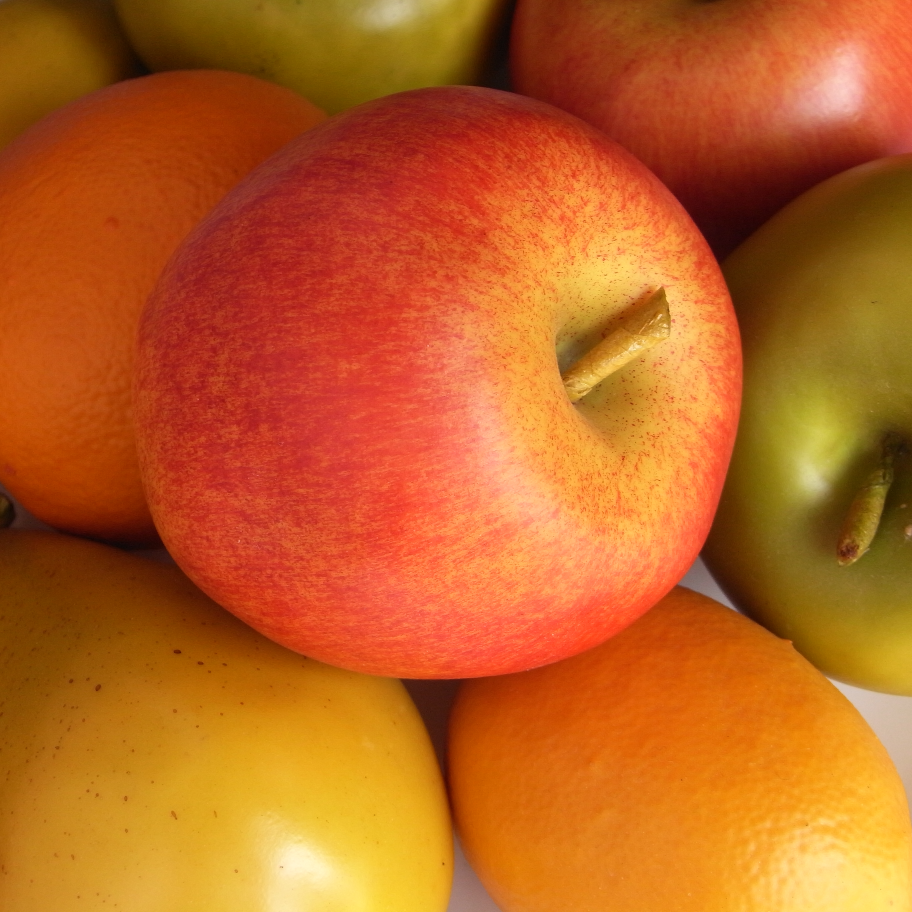
#> input picture image2.jpg, 2736 x 2736 px, given in place of the camera (shown at 1/3 size)
$ jupyter execute 'Image processing.ipynb'   (text cells are left out)
#> lines starting #> are read from the running program, lines starting #| are printed output that depends on the picture; after the words box and inside, x2 and y2 are one past the last pixel; in counts of white or black regions, pixels touching at a corner belong together
[cell 1]
import cv2
import numpy as np
import matplotlib.pyplot as plt

[cell 2]
# 변환 flag
color_flag = [i for i in dir(cv2) if i.startswith("COLOR_")]
print(color_flag)

[cell 3]
cap = cv2.VideoCapture(0)

while True:
    ret, frame = cap.read()
#> frame is the input picture: shape (2736, 2736, 3); mean B, G, R 34, 98.9, 188.2

    if ret:
        hsv = cv2.cvtColor(frame, cv2.COLOR_BGR2HSV)
#> hsv: shape (2736, 2736, 3); mean H, S, V 12.9, 213.5, 188.2

        lower_blue = np.array([0, 0, 0])
        upper_blue = np.array([50, 100, 100])

        mask = cv2.inRange(hsv, lower_blue, upper_blue)
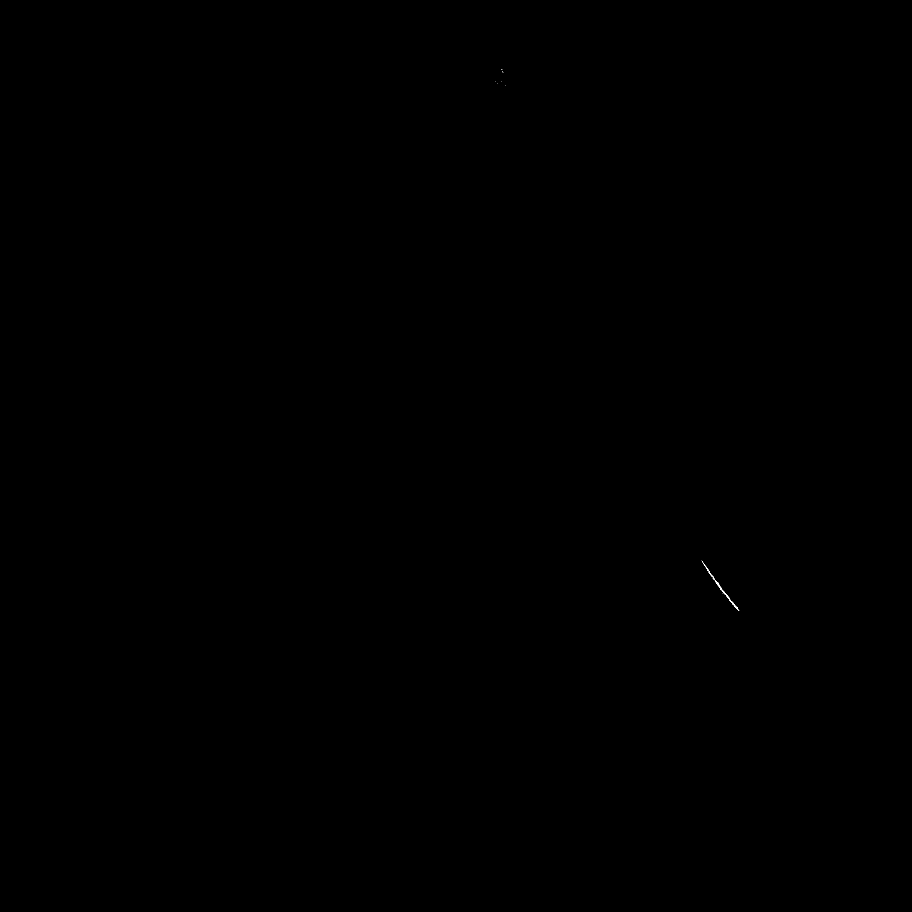
#> mask: shape (2736, 2736) (shown at 1/3 size); 0.01% white in thin lines or dots, all inside (x1, y1, x2, y2) = (1487, 208, 2218, 1833)

        #bit연산자를 통해서 mask 영역만 남김.
        res = cv2.bitwise_and(frame, frame, mask = mask)

        cv2.imshow('frame', frame)
        cv2.imshow('mask', mask)
        cv2.imshow('res', res)

    if cv2.waitKey(33) & 0xFF == 27:
#> (key Esc is pressed here)
        break

cap.release()
cv2.destroyAllWindows()

[cell 4]
import cv2
import numpy as np
import matplotlib.pyplot as plt

img = cv2.imread('image.jpg')
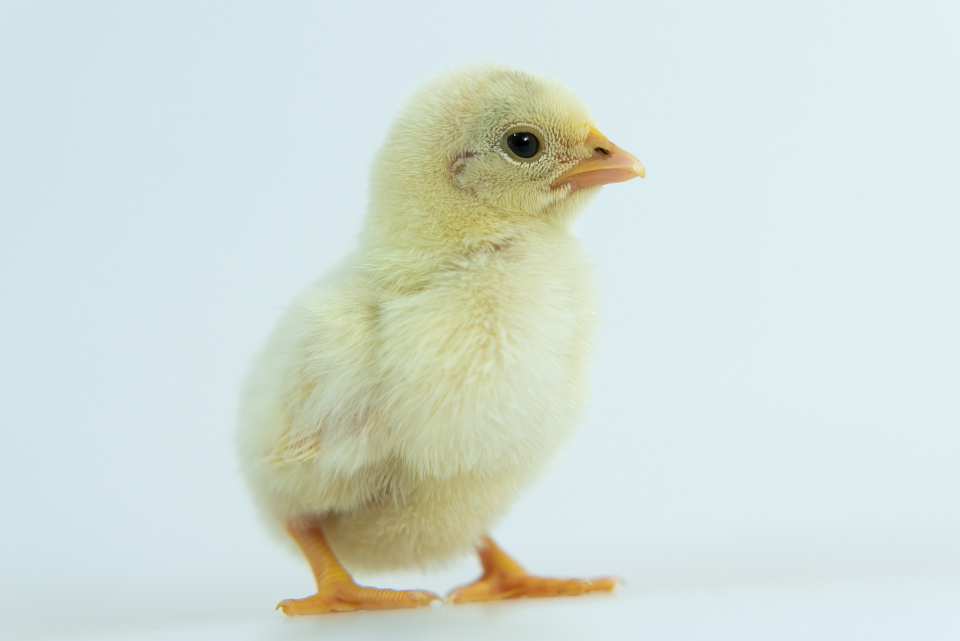
#> input picture image.jpg, 1920 x 1282 px (shown at 1/2 size)
#> img is the input picture: shape (1282, 1920, 3); mean B, G, R 215.3, 222.5, 211.2
b,g,r = cv2.split(img)
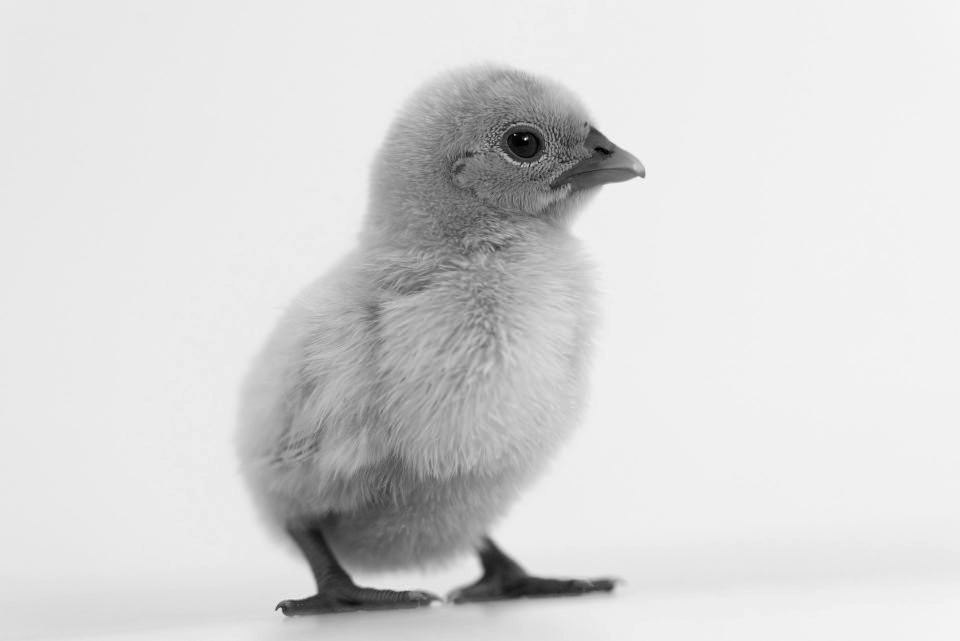
#> b: shape (1282, 1920) (shown at 1/2 size); min 0, max 255, mean 215.3
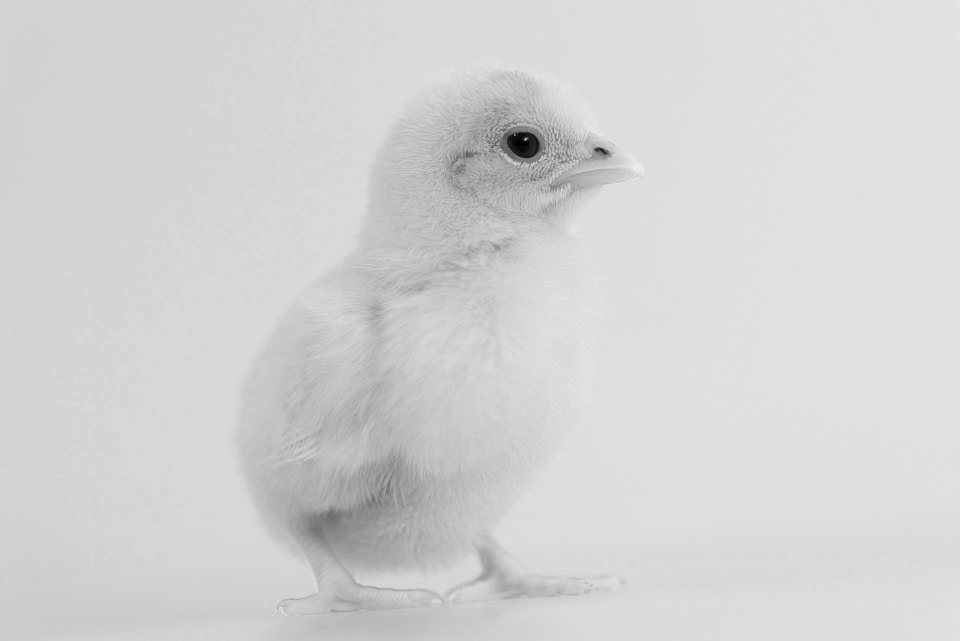
#> r: shape (1282, 1920) (shown at 1/2 size); min 0, max 244, mean 211.2
img = cv2.merge([r,g,b])

plt.imshow(img)
plt.show()

[cell 5]
hsv_img = cv2.cvtColor(img, cv2.COLOR_BGR2HSV)
#> hsv_img: shape (1282, 1920, 3); mean H, S, V 39.8, 30.4, 226.5
print(hsv_img[400,800])

[cell 6]
hsv_lower = np.array([60, 10, 30])
hsv_upper = np.array([180, 255, 255])

mask = cv2.inRange(hsv_img, hsv_lower, hsv_upper)
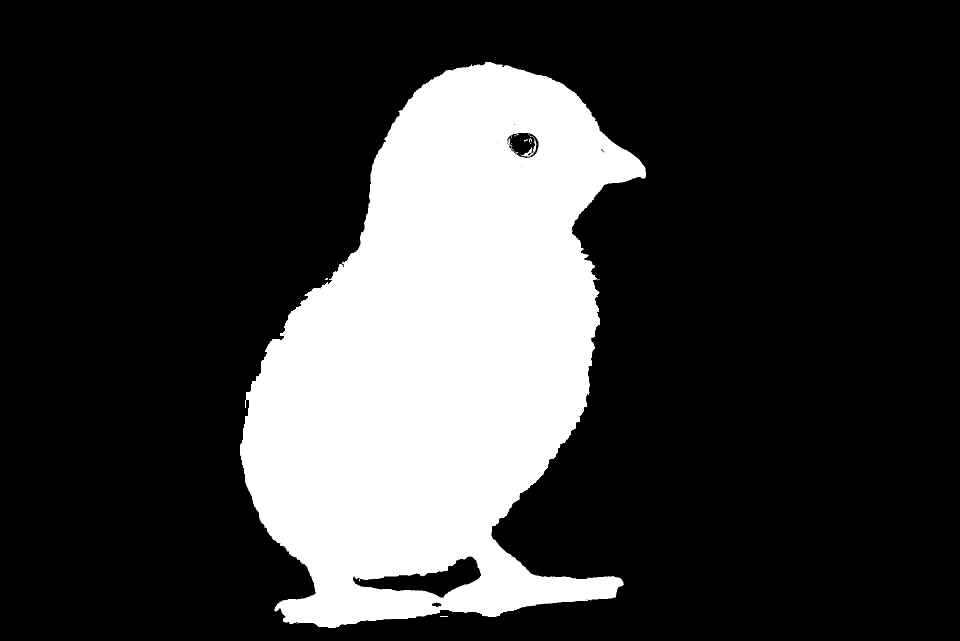
#> mask: shape (1282, 1920) (shown at 1/2 size); 23% white; 16 white regions (11 under 20 px), largest, box (x1, y1, x2, y2) and area: (480, 124, 1292, 1256) 565082, (1042, 272, 1073, 314) 267, (880, 1232, 896, 1234) 32, (1058, 276, 1064, 285) 30, (1048, 279, 1057, 283) 21
res = cv2.bitwise_and(img, img, mask = mask)
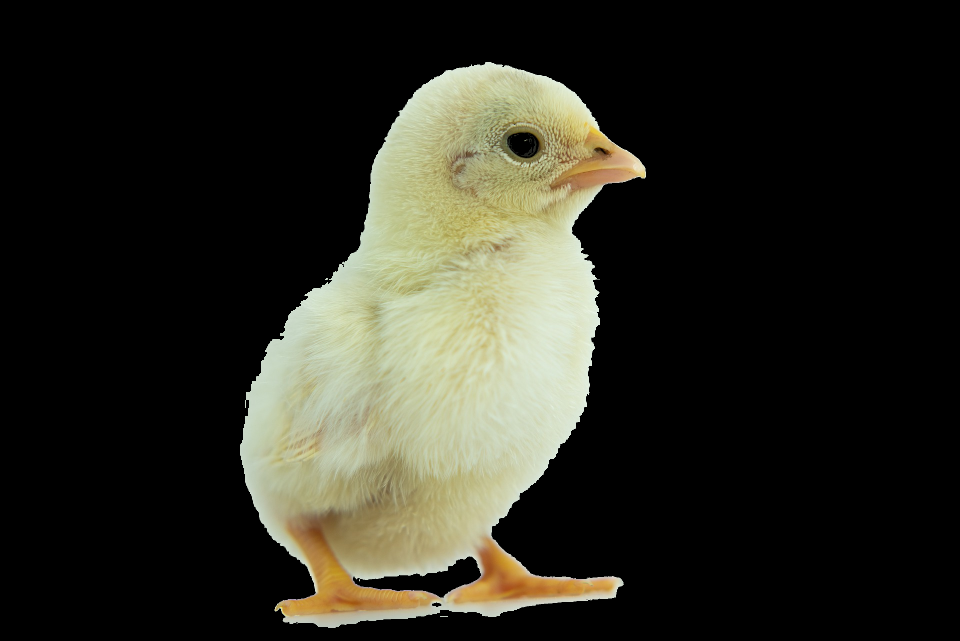
#> res: shape (1282, 1920, 3) (shown at 1/2 size); mean R, G, B 44.1, 43.6, 34.1
plt.figure(figsize = (20,12))
plt.subplot(131);plt.xticks([]);plt.yticks([]);plt.imshow(img)
plt.subplot(132);plt.xticks([]);plt.yticks([]);plt.imshow(mask)
plt.subplot(133);plt.xticks([]);plt.yticks([]);plt.imshow(res)
